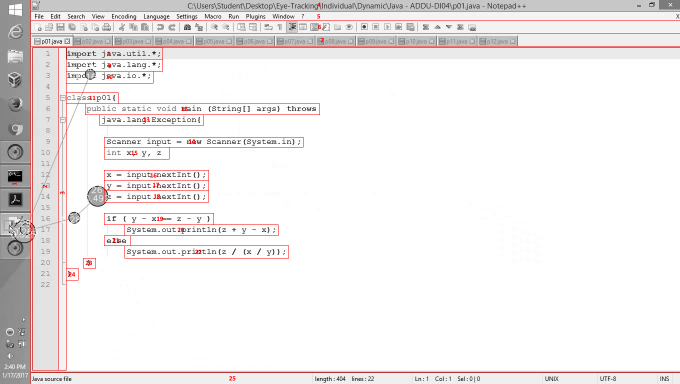
#> input picture SamplePhotos (AOI)/frame125_boxes.png, 1360 x 768 px (shown at 1/2 size)
$ jupyter execute Partial_Contrast_Stretching.ipynb
#> lines starting #> are read from the running program, lines starting #| are printed output that depends on the picture
[cell 1]
'''
Sources:
https://medium.com/@sonu008/image-enhancement-contrast-stretching-using-opencv-python-6ad61f6f171c
http://scikit-image.org/docs/0.9.x/auto_examples/plot_equalize.html
https://stackoverflow.com/questions/33859531/runtimeerror-module-compiled-against-api-version-a-but-this-version-of-numpy-is
https://docs.opencv.org/3.0-beta/modules/imgcodecs/doc/reading_and_writing_images.html
https://github.com/bhaveshkumarraj/Subtractive-Clustering-Algorithm/blob/master/code.py
'''

[cell 2]
# Note: Please try to adjust g and th values to get desired mask
# you can  use circle fitting also to get mask
"""
Created on Tue Feb 20 22:09:00 2018

@author: ash
"""

'''
# from skimage.morphology import closing
import cv2
import numpy as np
import glob
from sklearn.cluster import KMeans
import cv2
# import os
## getting the mask from the rgb images
def preprocessing(img):
    # resizing using aspect ratio intact and finding the circle
    # reduce size retain aspect ratio intact
    # invert BGR 2 RGB
    RGB = cv2.cvtColor(img,cv2.COLOR_BGR2RGB)
    Ig = RGB[:, :, 2]
    [w,h] = np.shape(Ig)
    r=1200.0/Ig.shape[1]
    dim=(1200,int(Ig.shape[0]*r))
    rz = cv2.resize(Ig,dim,interpolation=cv2.INTER_AREA)
    #  convert in to float and get log trasform for contrast streching
    g = 0.2 * (np.log(1 + np.float32(rz)))
    # change into uint8
    cvuint = cv2.convertScaleAbs(g)
    # cvuint8.dtype
    ret, th = cv2.threshold(cvuint, 0, 255, cv2.THRESH_OTSU)
    ret1,th1 = cv2.threshold(Ig,0,255,cv2.THRESH_OTSU)
    # [7 lines of commented-out code are left out]
    kernel = cv2.getStructuringElement(cv2.MORPH_ELLIPSE, (35,35))
    cls = cv2.morphologyEx(th, cv2.MORPH_OPEN, kernel)
    Im = cls*rz # the mask with resize image
    # cv2.imwrite('mynew.jpg', mask)
    return (Im,th,th1,cls,g,RGB)

#path_dir = glob.glob('I:\\dataset\\diretdb\DRIONS-DB\\images\\*.jpg')
#for k in path_dir:
#print('running code....',k)
img = cv2.imread("1 seconds.jpg")
(Im,th,th1,cls,g,RGB) = preprocessing(img)
from matplotlib import pyplot as plt
# [6 lines of commented-out code are left out]
titles = ['Original Image', 'log_transform','mask using logT','mask without log_T ']
images = [RGB,g,cls,th]
for i in range(0,np.size(images)):
    print(i)
    plt.subplot(2, 3, i + 1)
    plt.imshow((images[i]),'gray')
    plt.title(titles[i])
    plt.xticks([]), plt.yticks([])
plt.show()
'''

[cell 3]
'''
Comments:
Automatic Tracking of AOIs
- When you frame these activities, be able to connect them
- How do they support the bigger goal
- Try to make that connection
- Automatic tracking of AOIs
- Clear: Get the most essential parts, remove unnecessary
- How to track: frame-by-frame or in intervals?
- State the goal and the big steps that are needed to achieve that goal, then drill down into the big steps.
- Start off by helping the reader appreciate the bigger goal first
- Go into finer and finer details then
- Doc Vergara / Doc Jon - How does it connect?
- Pull it up, how does it achieve and connect with the bigger goal?
- The great takeaway?
- Easy to get lost in the fine details.
- Outline first the big portions (top-level), then talk about each portion in smaller details.
- Breadth-first search approach.
- We can still trim the problem if large.
- As you read about it more...
- If you want to focus on a portion...
- If you find the initial problem too big, then we can trim it.
- As long as the problem is well-defined.
- Know what the other people had done...and their limitations.
- Slight modification to make your work different.
- The approach they used, but the drawback is that they don't handle these cases.
'''

import matplotlib.pyplot as plt
import numpy as np

from skimage import data, img_as_float
from skimage import exposure
import cv2

def plot_img_and_hist(filename, img, axes, bins=256):
    """
    Plot an image along with its histogram and cumulative histogram.

    """
    img = img_as_float(img)
    ax_img, ax_hist = axes
    ax_cdf = ax_hist.twinx()

    # Display image
    ax_img.imshow(img, cmap=plt.cm.gray)
    ax_img.set_axis_off()

    cv2.imwrite(filename, img * 255)

    # Display histogram
    ax_hist.hist(img.ravel(), bins=bins, histtype='step', color='black')
    ax_hist.ticklabel_format(axis='y', style='scientific', scilimits=(0, 0))
    ax_hist.set_xlabel('Pixel intensity')
    ax_hist.set_xlim(0, 1)
    ax_hist.set_yticks([])

    # Display cumulative distribution
    img_cdf, bins = exposure.cumulative_distribution(img, bins)
    ax_cdf.plot(bins, img_cdf, 'r')
    ax_cdf.set_yticks([])

    return ax_img, ax_hist, ax_cdf

#img = cv2.imread("1 seconds.jpg")
img = cv2.imread(str(input()))
#> the answer given: SamplePhotos (AOI)/frame125_boxes.png
#> img is the input picture: shape (768, 1360, 3); mean B, G, R 236.5, 236.5, 240.5
img = cv2.cvtColor(img, cv2.COLOR_BGR2GRAY)
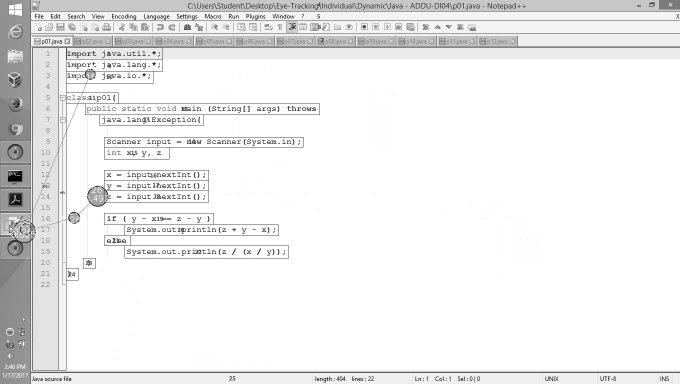
#> img: shape (768, 1360) (shown at 1/2 size); min 0, max 255, mean 237.7

# Contrast stretching
p2 = np.percentile(img, 2)
#> p2 = 76
p98 = np.percentile(img, 98)
#> p98 = 255
img_rescale = exposure.rescale_intensity(img, in_range=(p2, p98))
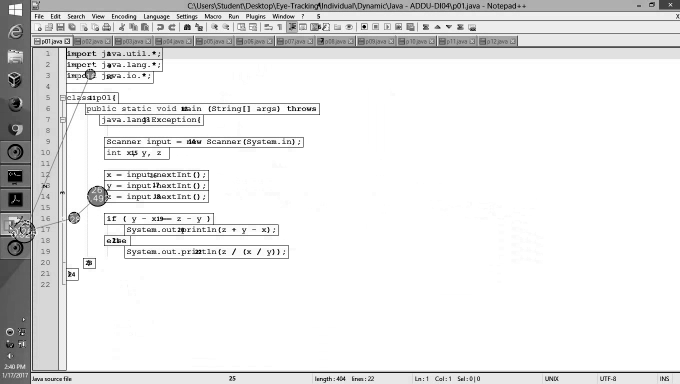
#> img_rescale: shape (768, 1360) (shown at 1/2 size); min 0, max 255, mean 230.7
#cv2.imwrite("contrast_stretching.jpg", img_rescale)

# Equalization
img_eq = exposure.equalize_hist(img)
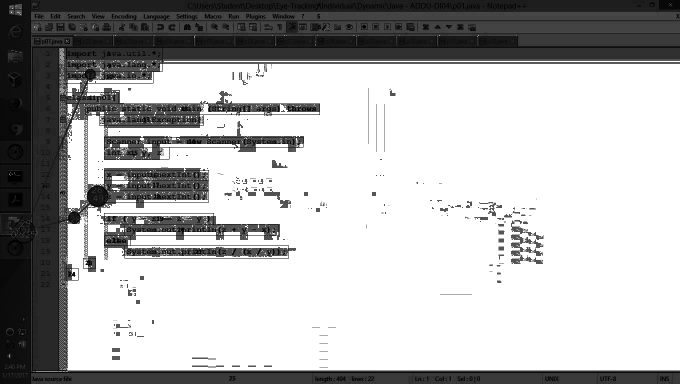
#> img_eq: shape (768, 1360) float64 (shown at 1/2 size); min 0.000335, max 1, mean 0.712
#cv2.imwrite("equalization.jpg", img_eq)

# Adaptive Equalization
img_adapteq = exposure.equalize_adapthist(img, clip_limit=0.03)
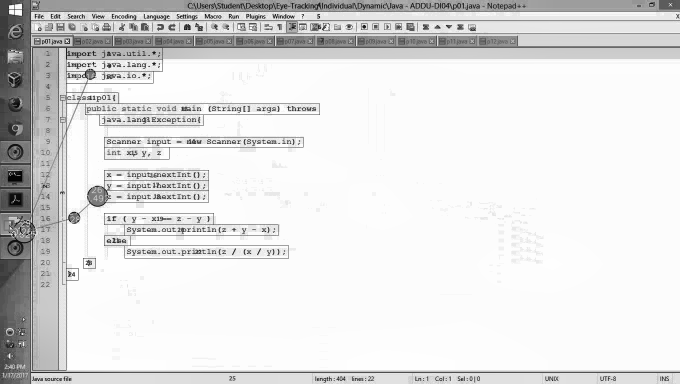
#> img_adapteq: shape (768, 1360) float64 (shown at 1/2 size); min 0, max 1, mean 0.885
#cv2.imwrite("adaptive_equalization.jpg", img_adapteq)

# Display results
f, axes = plt.subplots(2, 4, figsize=(100, 50))

ax_img, ax_hist, ax_cdf = plot_img_and_hist("original.jpg", img, axes[:, 0])
#> in plot_img_and_hist, `img_cdf, bins = exposure.cumulative_distribution(img, bins)`: img_cdf = 256 values from 0.000335 to 1; bins = 256 values from 0.00195 to 0.998
ax_img.set_title('Low contrast image')

y_min, y_max = ax_hist.get_ylim()
#> y_min = 0; y_max = 710131.8
ax_hist.set_ylabel('Number of pixels')
ax_hist.set_yticks(np.linspace(0, y_max, 5))

ax_img, ax_hist, ax_cdf = plot_img_and_hist("contrast_stretching.jpg", img_rescale, axes[:, 1])
ax_img.set_title('Contrast stretching')

ax_img, ax_hist, ax_cdf = plot_img_and_hist("equalization.jpg", img_eq, axes[:, 2])
ax_img.set_title('Histogram equalization')

ax_img, ax_hist, ax_cdf = plot_img_and_hist("adaptive_equalization.jpg", img_adapteq, axes[:, 3])
ax_img.set_title('Adaptive equalization')

ax_cdf.set_ylabel('Fraction of total intensity')
ax_cdf.set_yticks(np.linspace(0, 1, 5))

# prevent overlap of y-axis labels
plt.subplots_adjust(wspace=0.4)
plt.savefig("partial_contrast_stretching.jpg")
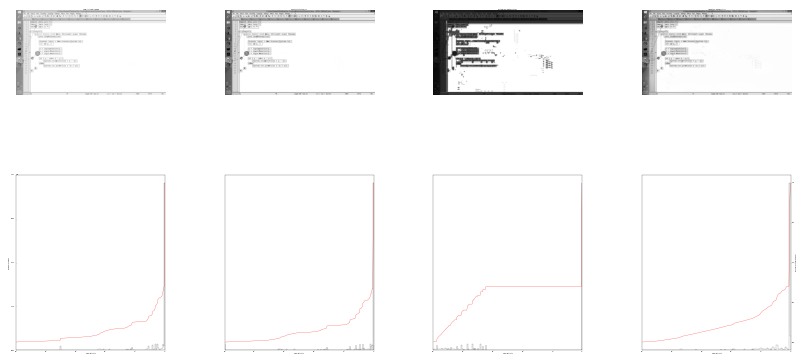
#> figure drawn by matplotlib, 12 panels; panel 12: curve peaks at x = 0.998, y = 1
plt.show()

$ run again, on SamplePhotos (AOI)/frame170_boxes.png
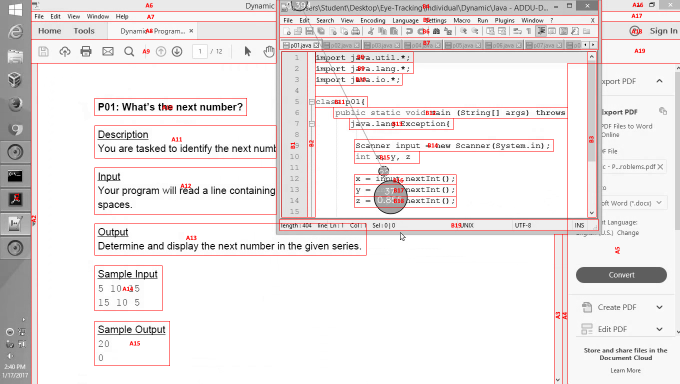
#> input picture SamplePhotos (AOI)/frame170_boxes.png, 1360 x 768 px (shown at 1/2 size)
#> img is the input picture: shape (768, 1360, 3); mean B, G, R 230.6, 230.6, 236.3
#> p2 = 76
#> p98 = 255
#> `img_eq = exposure.equalize_hist(img)`:
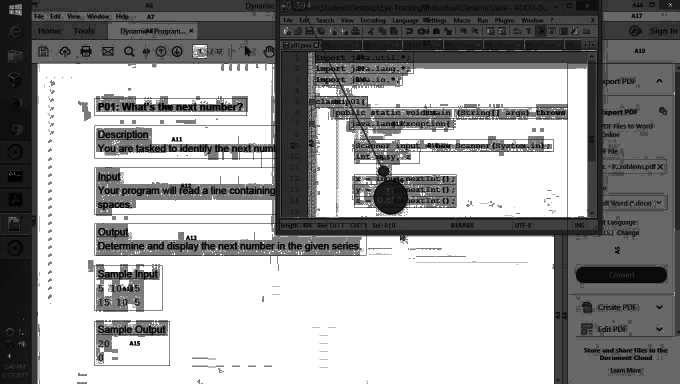
#> img_eq: shape (768, 1360) float64 (shown at 1/2 size); min 0.000616, max 1, mean 0.624
#> `img_adapteq = exposure.equalize_adapthist(img, clip_limit=0.03)`:
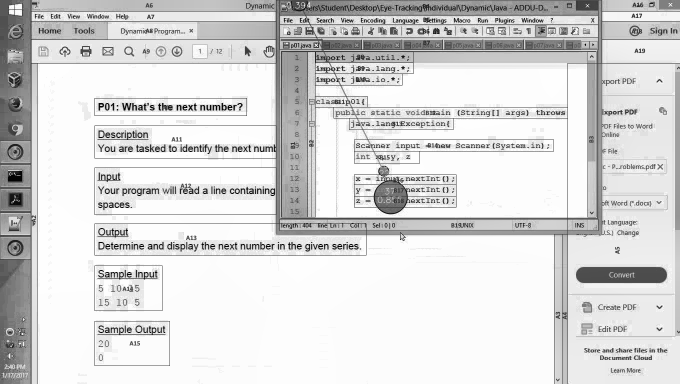
#> img_adapteq: shape (768, 1360) float64 (shown at 1/2 size); min 0, max 1, mean 0.853
#> img_cdf = 256 values from 0.000616 to 1; bins = 256 values from 0.00195 to 0.998
#> y_min = 0; y_max = 529264.1

$ run again, on SamplePhotos (AOI)/frame176_boxes.png
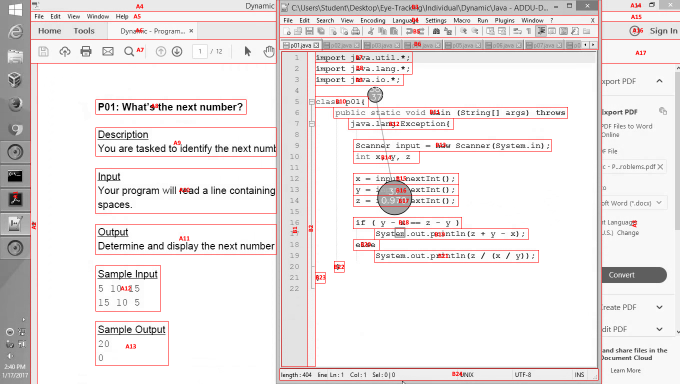
#> input picture SamplePhotos (AOI)/frame176_boxes.png, 1360 x 768 px (shown at 1/2 size)
#> img is the input picture: shape (768, 1360, 3); mean B, G, R 230, 230, 235.9
#> p2 = 76
#> p98 = 255
#> `img_eq = exposure.equalize_hist(img)`:
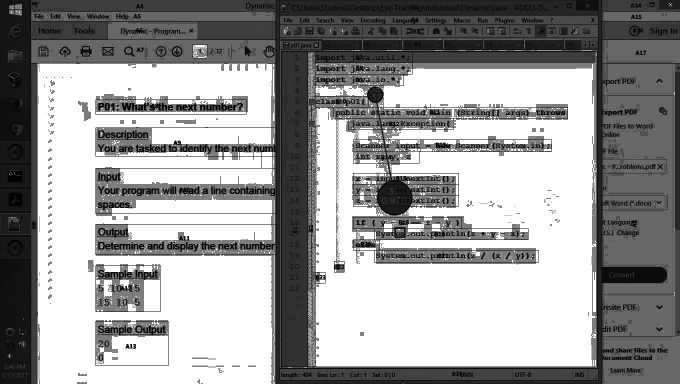
#> img_eq: shape (768, 1360) float64 (shown at 1/2 size); min 0.00061, max 1, mean 0.618
#> `img_adapteq = exposure.equalize_adapthist(img, clip_limit=0.03)`:
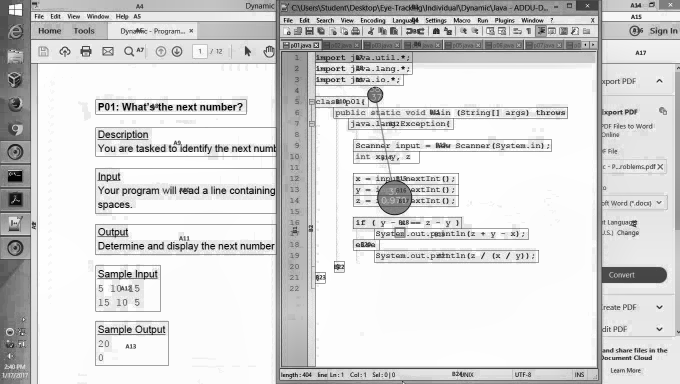
#> img_adapteq: shape (768, 1360) float64 (shown at 1/2 size); min 0, max 1, mean 0.85
#> img_cdf = 256 values from 0.00061 to 1; bins = 256 values from 0.00195 to 0.998
#> y_min = 0; y_max = 516279.8

$ run again, on SamplePhotos (AOI)/frame18_boxes.png
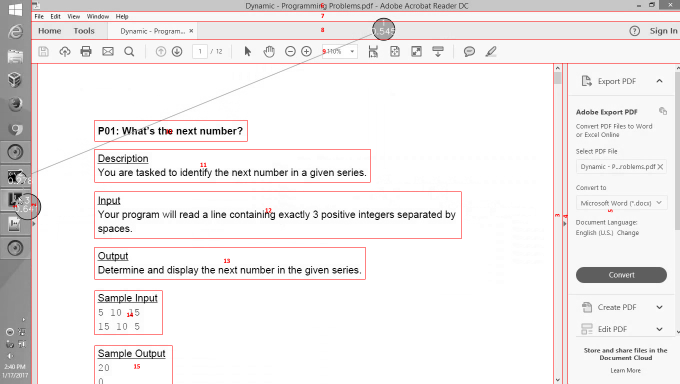
#> input picture SamplePhotos (AOI)/frame18_boxes.png, 1360 x 768 px (shown at 1/2 size)
#> img is the input picture: shape (768, 1360, 3); mean B, G, R 236, 236, 239.5
#> p2 = 76
#> p98 = 255
#> `img_eq = exposure.equalize_hist(img)`:
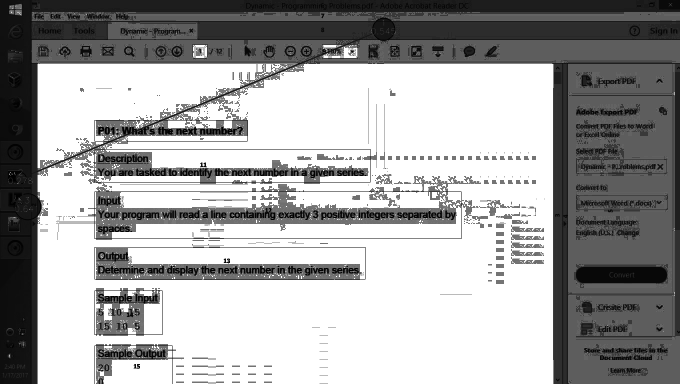
#> img_eq: shape (768, 1360) float64 (shown at 1/2 size); min 0.000458, max 1, mean 0.649
#> `img_adapteq = exposure.equalize_adapthist(img, clip_limit=0.03)`:
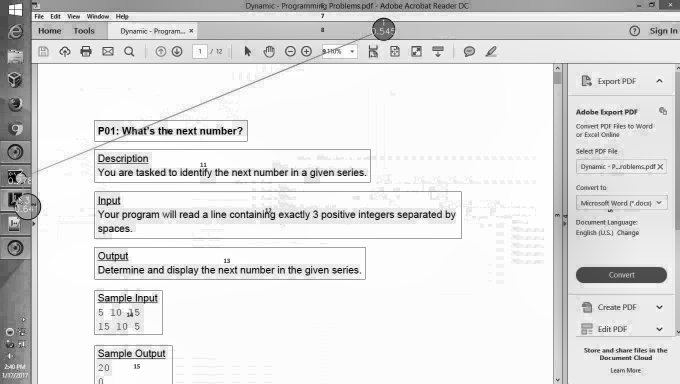
#> img_adapteq: shape (768, 1360) float64 (shown at 1/2 size); min 0, max 1, mean 0.884
#> img_cdf = 256 values from 0.000458 to 1; bins = 256 values from 0.00195 to 0.998
#> y_min = 0; y_max = 575317.1
